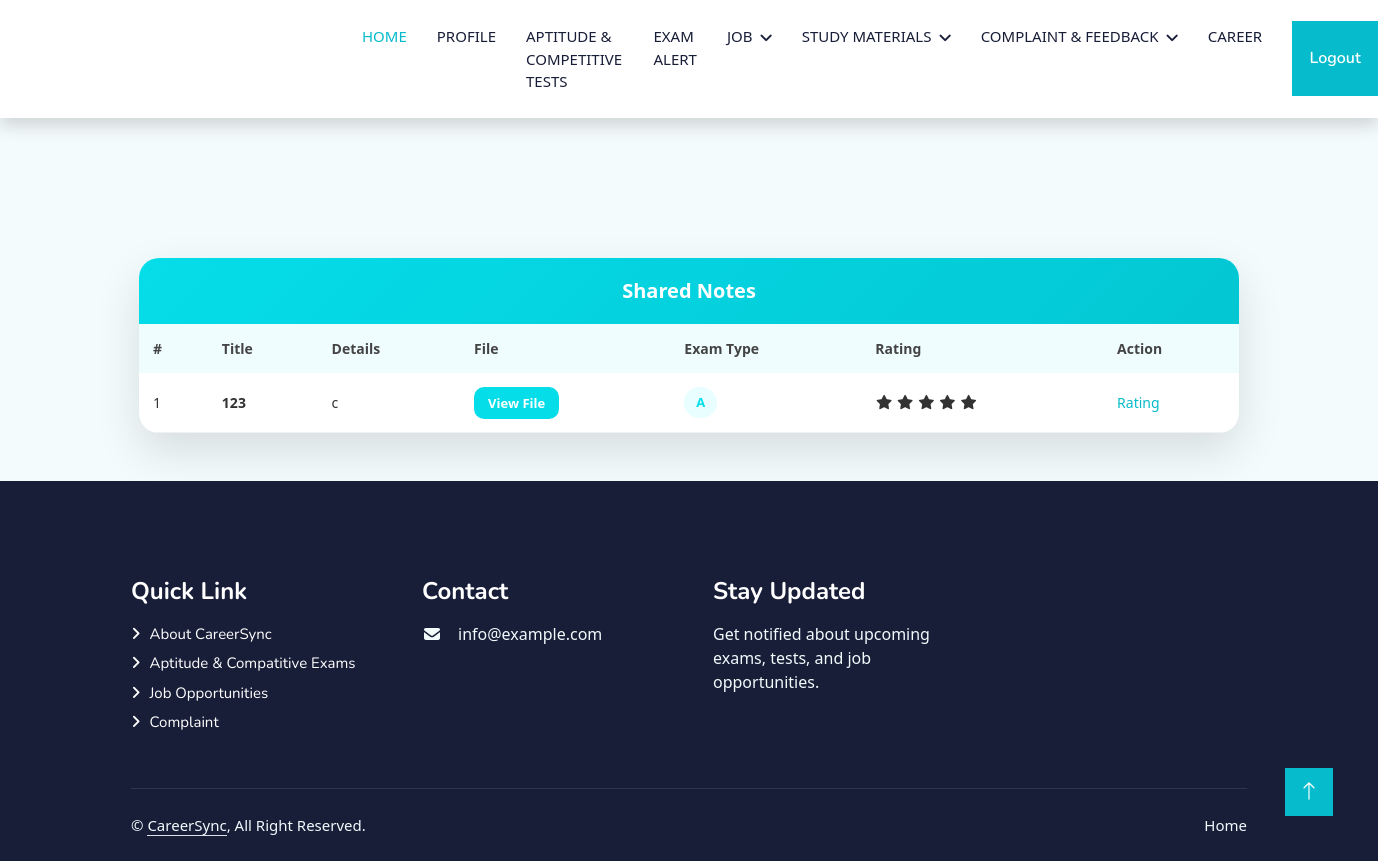
Screenshot of /User/Viewnotes/ (signed in) with the database file from the repository.
### User/models.py (models this page shows)
class tbl_notes(models.Model):
    notes_date=models.DateField(auto_now_add=True)
    notes_title=models.CharField(max_length=50)
    notes_details=models.CharField(max_length=50)
    notes_status=models.IntegerField(default=0)
    notes_file=models.FileField(upload_to="Assets/Userdocs/File/")
    user=models.ForeignKey(tbl_userreg,on_delete=models.CASCADE,null=True)
    examtype=models.ForeignKey(tbl_examtype,on_delete=models.CASCADE)

### Admin/models.py (models this page shows)
class tbl_examtype(models.Model):
    examtype_name=models.CharField(max_length=50)

### User/views.py (the view)
# urls.py: path('Viewnotes/',views.Viewnotes,name='Viewnotes'),
def Viewnotes(request):
    if "uid" not in request.session:
        return redirect("Guest:Login")
    else:
        ar = [1, 2, 3, 4, 5]
        parry = []
        notes=tbl_notes.objects.filter(notes_status=1)
        for i in notes :
            tot = 0
            ratecount = tbl_rating.objects.filter(notes=i.id).count()
        if ratecount > 0:
            ratedata = tbl_rating.objects.filter(notes=i.id)
            for j in ratedata:
                tot += j.rating_data
            avg = tot // ratecount
            parry.append(avg)
        else:
            parry.append(0)
    datas = zip(notes, parry)
    return render(request,'User/Viewnotes.html',{'notes':datas,'ar':ar})

### User/Templates/User/Viewnotes.html (shortened to what this page needs)
{% extends 'User/Header.html' %}
{% block content %}
<link rel="stylesheet" href="https://pro.fontawesome.com/releases/v5.10.0/css/all.css"
 />
<link rel="stylesheet" href="https://cdnjs.cloudflare.com/ajax/libs/font-awesome/7.0.1/css/all.min.css">
<div class="notes-wrapper">
    <div class="notes-header">
        Shared Notes
    </div>
    <table class="notes-table">
        <thead>
            <tr>
                <th>#</th>
                <th>Title</th>
                <th>Details</th>
                <th>File</th>
                <th>Exam Type</th>
                <th>Rating</th>
                <th>Action</th>
            </tr>
        </thead>
        <tbody>
            {% for i,j in notes %}
            <tr>
                <td>{{forloop.counter}}</td>
                <td class="notes-title">{{i.notes_title}}</td>
                <td>{{i.notes_details}}</td>
                <td class="notes-action">
                    <a href="{{i.notes_file.url}}">View File</a>
                </td>
                <td><span class="notes-type">{{i.examtype.examtype_name}}</span></td>
                <td>
                    {% for k in ar %}
                    {% if k <= j %} <i class="fa-solid fa-star text-warning"></i>
                        {% else %}
                        <i class="fa-solid fa-star star-light"></i>
                        {% endif %}
                        {% endfor %}
                </td>
                <td>
                    <a href="{% url 'User:rating' i.id %}">Rating</a>
                </td>
            </tr>
            {% endfor %}
        </tbody>
    </table>
</div>
{% endblock %}

### Guest/static/Main/css/style.css (style rules this page uses)
:root { --primary: #06BBCC; --light: #F0FBFC; --dark: #181d38; }

### User/Templates/User/Viewnotes.html (style rules this page uses)
body { background: #f4fbfc; font-family: "Segoe UI", Tahoma, sans-serif; }
.notes-wrapper { max-width: 1100px; margin: 40px auto; background: #ffffff; border-radius: 20px; box-shadow: 0 18px 45px rgba(0, 0, 0, 0.12); overflow: hidden; }
.notes-header { background: linear-gradient(135deg, #05dde9, #03c7d3); padding: 18px 25px; color: #ffffff; font-size: 20px; font-weight: 700; }
.notes-table { width: 100%; border-collapse: collapse; }
.notes-table th { background: #f0fdff; padding: 14px; font-size: 14px; color: #444; text-align: left; font-weight: 600; }
.notes-table td { padding: 14px; font-size: 14px; color: #333; border-bottom: 1px solid #eef2f3; }
.notes-title { font-weight: 600; color: #222; }
.notes-type { background: #e8feff; color: #05dde9; padding: 6px 12px; border-radius: 20px; font-size: 13px; font-weight: 600; display: inline-block; }
.notes-action a { text-decoration: none; padding: 7px 14px; background: #05dde9; color: #ffffff; border-radius: 10px; font-size: 13px; font-weight: 600; transition: 0.3s ease; }

### rows the page displays
tbl_notes: notes_title "123", notes_details "c", examtype.examtype_name "A"
